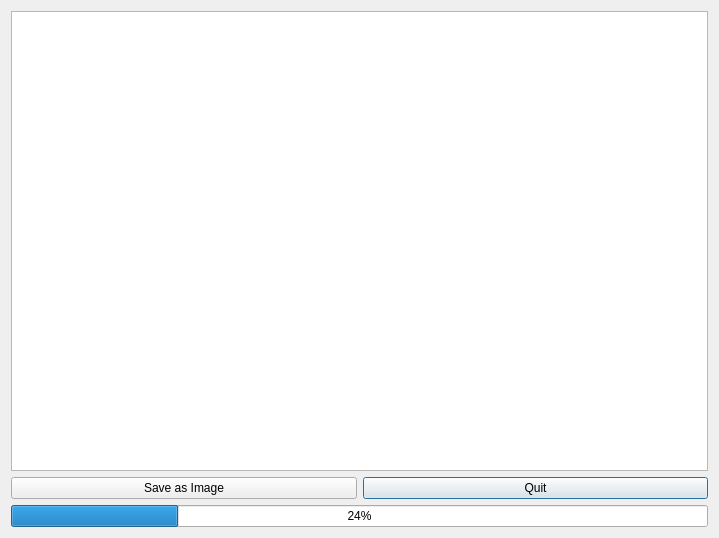
<?xml version="1.0" encoding="UTF-8"?>
<ui version="4.0">
 <class>Dialog</class>
 <widget class="QDialog" name="Dialog">
  <property name="geometry">
   <rect>
    <x>0</x>
    <y>0</y>
    <width>719</width>
    <height>538</height>
   </rect>
  </property>
  <property name="windowTitle">
   <string>Dialog</string>
  </property>
  <layout class="QVBoxLayout" name="verticalLayout">
   <item>
    <layout class="QGridLayout" name="gridLayout">
     <item row="1" column="1">
      <widget class="QPushButton" name="pushButton_2">
       <property name="text">
        <string>Quit</string>
       </property>
      </widget>
     </item>
     <item row="1" column="0">
      <widget class="QPushButton" name="pushButton">
       <property name="text">
        <string>Save as Image</string>
       </property>
      </widget>
     </item>
     <item row="0" column="0" colspan="2">
      <widget class="QGraphicsView" name="graphicsView"/>
     </item>
     <item row="2" column="0" colspan="2">
      <widget class="QProgressBar" name="progressBar">
       <property name="value">
        <number>24</number>
       </property>
      </widget>
     </item>
    </layout>
   </item>
  </layout>
 </widget>
 <resources/>
 <connections/>
</ui>
